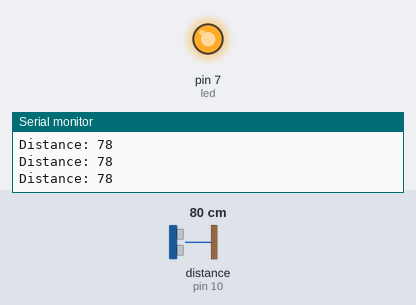
Bench run of a sketch on a simulated Arduino Uno, built with avr-gcc and run on an emulated ATmega328P. On the bench: output pins drawn as LEDs (lit = HIGH), the last lines printed to the serial monitor. Wiring (inferred from the names in the program): ultrasonic range finder: trigger pin 9; echo pin 10. The test bench sets the inputs (shaded band); at power-on: distance to the obstacle (sensor on pin 10) 80 cm. The echo pulse lasts 58.3 µs per cm; pins used as bus, display or sensor lines are not drawn.

Above: at 1.2 s.
1.3 s: distance to the obstacle (sensor on pin 10) set to 177 cm
4.3 s: distance to the obstacle (sensor on pin 10) set to 185 cm
At 5.5 s:
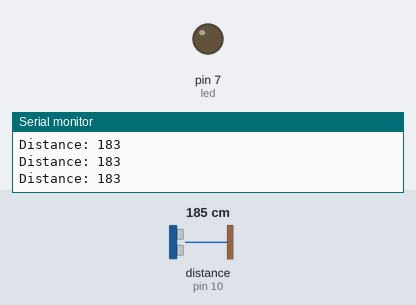
5.8 s: distance to the obstacle (sensor on pin 10) set to 2 cm
At 7.0 s:
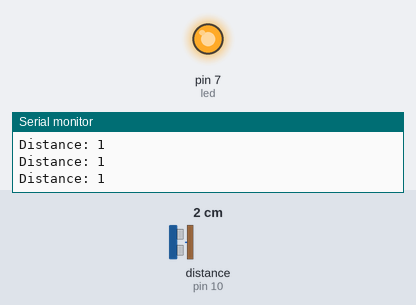
7.3 s: distance to the obstacle (sensor on pin 10) set to 250 cm
At 7.8 s:
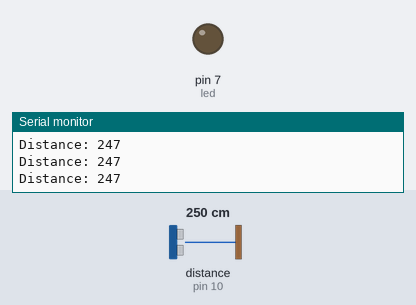
Timing chart, 0 to 9.8 s (numbered marks = the images above; inputs shaded):
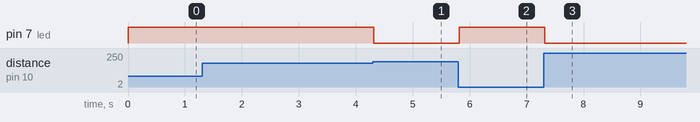

Measured:
- the behaviour switches between 181 and 182 cm on distance to the obstacle (sensor on pin 10) (found by bisection; images 0 and 1)
- after the input at 4.3 s, pin 7 (led): HIGH → LOW at once
- after the input at 5.8 s, pin 7 (led): LOW → HIGH at once
- after the input at 7.3 s, pin 7 (led): HIGH → LOW at once

The sketch:

practice5_if_else.ino
```cpp
int trigPin = 9;
int echoPin = 10;
int led=7;

float duration;
int distance;

void setup() {
pinMode(trigPin, OUTPUT);
pinMode(echoPin, INPUT);
pinMode(led, OUTPUT);
Serial.begin(9600);
}

void loop()
{
  ultrasonic();
  Serial.print("Distance: ");
  Serial.println(distance);
}

void ultrasonic(){
  digitalWrite(trigPin, LOW);
  delayMicroseconds(2);
  digitalWrite(trigPin, HIGH);
  delayMicroseconds(10);
  digitalWrite(trigPin, LOW);
  duration = pulseIn(echoPin, HIGH);
  distance= duration*0.034/2;
  if (distance <180){
    digitalWrite(led, HIGH);
  }
  else{
    digitalWrite(led, LOW);
  }

}
```
